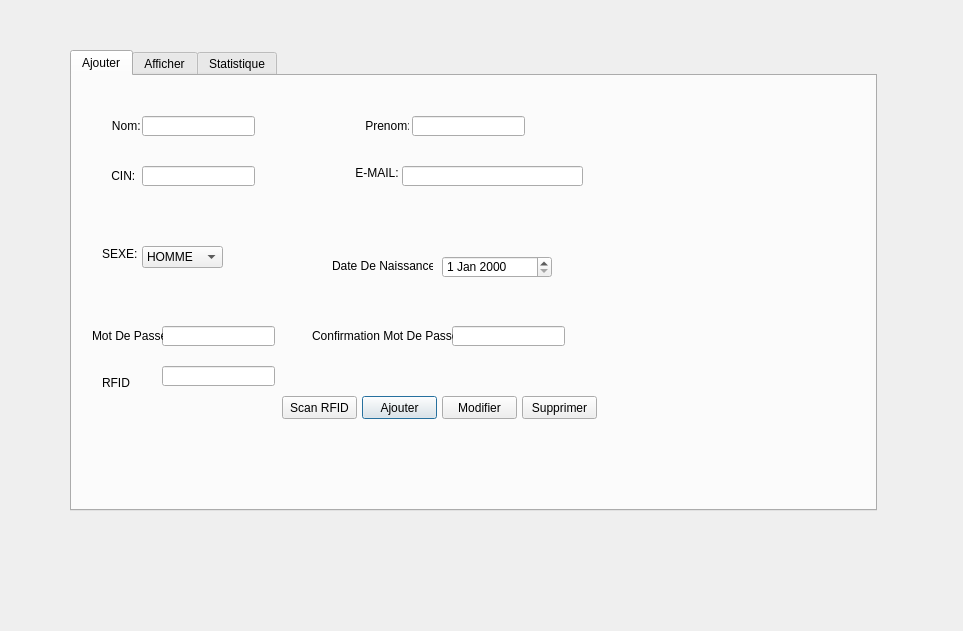
<?xml version="1.0" encoding="UTF-8"?>
<ui version="4.0">
 <class>employee</class>
 <widget class="QDialog" name="employee">
  <property name="geometry">
   <rect>
    <x>0</x>
    <y>0</y>
    <width>963</width>
    <height>631</height>
   </rect>
  </property>
  <property name="windowTitle">
   <string>Dialog</string>
  </property>
  <widget class="QTabWidget" name="tabWidget">
   <property name="geometry">
    <rect>
     <x>70</x>
     <y>50</y>
     <width>807</width>
     <height>461</height>
    </rect>
   </property>
   <property name="currentIndex">
    <number>0</number>
   </property>
   <widget class="QWidget" name="tab">
    <attribute name="title">
     <string>Ajouter</string>
    </attribute>
    <widget class="QLineEdit" name="le_nom">
     <property name="geometry">
      <rect>
       <x>70</x>
       <y>40</y>
       <width>113</width>
       <height>20</height>
      </rect>
     </property>
     <property name="text">
      <string/>
     </property>
    </widget>
    <widget class="QLineEdit" name="le_prenom">
     <property name="geometry">
      <rect>
       <x>340</x>
       <y>40</y>
       <width>113</width>
       <height>20</height>
      </rect>
     </property>
    </widget>
    <widget class="QLineEdit" name="le_cin">
     <property name="geometry">
      <rect>
       <x>70</x>
       <y>90</y>
       <width>113</width>
       <height>20</height>
      </rect>
     </property>
    </widget>
    <widget class="QLineEdit" name="le_email">
     <property name="geometry">
      <rect>
       <x>330</x>
       <y>90</y>
       <width>181</width>
       <height>20</height>
      </rect>
     </property>
    </widget>
    <widget class="QDateEdit" name="dateEdit">
     <property name="geometry">
      <rect>
       <x>370</x>
       <y>180</y>
       <width>110</width>
       <height>22</height>
      </rect>
     </property>
    </widget>
    <widget class="QPushButton" name="pb_ajouter">
     <property name="geometry">
      <rect>
       <x>290</x>
       <y>320</y>
       <width>75</width>
       <height>23</height>
      </rect>
     </property>
     <property name="text">
      <string>Ajouter</string>
     </property>
    </widget>
    <widget class="QLabel" name="label">
     <property name="geometry">
      <rect>
       <x>30</x>
       <y>40</y>
       <width>41</width>
       <height>20</height>
      </rect>
     </property>
     <property name="text">
      <string>   Nom:</string>
     </property>
    </widget>
    <widget class="QLabel" name="label_2">
     <property name="geometry">
      <rect>
       <x>290</x>
       <y>40</y>
       <width>47</width>
       <height>20</height>
      </rect>
     </property>
     <property name="text">
      <string> Prenom:</string>
     </property>
    </widget>
    <widget class="QLabel" name="label_3">
     <property name="geometry">
      <rect>
       <x>26</x>
       <y>90</y>
       <width>41</width>
       <height>20</height>
      </rect>
     </property>
     <property name="text">
      <string>    CIN:</string>
     </property>
    </widget>
    <widget class="QLabel" name="label_5">
     <property name="geometry">
      <rect>
       <x>280</x>
       <y>90</y>
       <width>47</width>
       <height>14</height>
      </rect>
     </property>
     <property name="text">
      <string> E-MAIL:</string>
     </property>
    </widget>
    <widget class="QLabel" name="label_6">
     <property name="geometry">
      <rect>
       <x>30</x>
       <y>170</y>
       <width>47</width>
       <height>16</height>
      </rect>
     </property>
     <property name="text">
      <string>SEXE:</string>
     </property>
    </widget>
    <widget class="QLabel" name="label_7">
     <property name="geometry">
      <rect>
       <x>260</x>
       <y>180</y>
       <width>101</width>
       <height>20</height>
      </rect>
     </property>
     <property name="text">
      <string>Date De Naissance:</string>
     </property>
    </widget>
    <widget class="QPushButton" name="pb_supprimer">
     <property name="geometry">
      <rect>
       <x>450</x>
       <y>320</y>
       <width>75</width>
       <height>23</height>
      </rect>
     </property>
     <property name="text">
      <string>Supprimer</string>
     </property>
    </widget>
    <widget class="QPushButton" name="modif_employe">
     <property name="geometry">
      <rect>
       <x>370</x>
       <y>320</y>
       <width>75</width>
       <height>23</height>
      </rect>
     </property>
     <property name="text">
      <string>Modifier</string>
     </property>
    </widget>
    <widget class="QLineEdit" name="le_mdp">
     <property name="geometry">
      <rect>
       <x>90</x>
       <y>250</y>
       <width>113</width>
       <height>20</height>
      </rect>
     </property>
     <property name="echoMode">
      <enum>QLineEdit::Password</enum>
     </property>
    </widget>
    <widget class="QLineEdit" name="le_mdp1">
     <property name="geometry">
      <rect>
       <x>380</x>
       <y>250</y>
       <width>113</width>
       <height>20</height>
      </rect>
     </property>
     <property name="echoMode">
      <enum>QLineEdit::Password</enum>
     </property>
    </widget>
    <widget class="QLabel" name="label_9">
     <property name="geometry">
      <rect>
       <x>20</x>
       <y>250</y>
       <width>71</width>
       <height>20</height>
      </rect>
     </property>
     <property name="text">
      <string>Mot De Passe:</string>
     </property>
    </widget>
    <widget class="QLabel" name="label_10">
     <property name="geometry">
      <rect>
       <x>240</x>
       <y>250</y>
       <width>141</width>
       <height>20</height>
      </rect>
     </property>
     <property name="text">
      <string>Confirmation Mot De Passe:</string>
     </property>
    </widget>
    <widget class="QComboBox" name="comboBox_3">
     <property name="geometry">
      <rect>
       <x>70</x>
       <y>170</y>
       <width>81</width>
       <height>22</height>
      </rect>
     </property>
     <item>
      <property name="text">
       <string>HOMME</string>
      </property>
     </item>
     <item>
      <property name="text">
       <string>FEMME</string>
      </property>
     </item>
    </widget>
    <widget class="QLabel" name="label_4">
     <property name="geometry">
      <rect>
       <x>30</x>
       <y>300</y>
       <width>47</width>
       <height>14</height>
      </rect>
     </property>
     <property name="text">
      <string>RFID</string>
     </property>
    </widget>
    <widget class="QLineEdit" name="RFID">
     <property name="geometry">
      <rect>
       <x>90</x>
       <y>290</y>
       <width>113</width>
       <height>20</height>
      </rect>
     </property>
    </widget>
    <widget class="QPushButton" name="pushButton_2">
     <property name="geometry">
      <rect>
       <x>210</x>
       <y>320</y>
       <width>75</width>
       <height>23</height>
      </rect>
     </property>
     <property name="text">
      <string>Scan RFID</string>
     </property>
    </widget>
   </widget>
   <widget class="QWidget" name="tab_4">
    <attribute name="title">
     <string>Afficher</string>
    </attribute>
    <widget class="QPushButton" name="pb_recherche">
     <property name="geometry">
      <rect>
       <x>460</x>
       <y>40</y>
       <width>75</width>
       <height>23</height>
      </rect>
     </property>
     <property name="text">
      <string>Recherche</string>
     </property>
    </widget>
    <widget class="QTableView" name="tab_emp">
     <property name="geometry">
      <rect>
       <x>10</x>
       <y>110</y>
       <width>531</width>
       <height>221</height>
      </rect>
     </property>
    </widget>
    <widget class="QLabel" name="label_8">
     <property name="geometry">
      <rect>
       <x>0</x>
       <y>40</y>
       <width>21</width>
       <height>16</height>
      </rect>
     </property>
     <property name="text">
      <string>Tri:</string>
     </property>
    </widget>
    <widget class="QComboBox" name="comboBox_2">
     <property name="geometry">
      <rect>
       <x>210</x>
       <y>40</y>
       <width>111</width>
       <height>22</height>
      </rect>
     </property>
     <item>
      <property name="text">
       <string>cin</string>
      </property>
     </item>
     <item>
      <property name="text">
       <string>nom</string>
      </property>
     </item>
     <item>
      <property name="text">
       <string>Prenom</string>
      </property>
     </item>
     <item>
      <property name="text">
       <string>Email</string>
      </property>
     </item>
     <item>
      <property name="text">
       <string>date de naissance</string>
      </property>
     </item>
    </widget>
    <widget class="QLabel" name="label_13">
     <property name="geometry">
      <rect>
       <x>150</x>
       <y>40</y>
       <width>61</width>
       <height>20</height>
      </rect>
     </property>
     <property name="text">
      <string>recherche:</string>
     </property>
    </widget>
    <widget class="QPushButton" name="pb_pdf">
     <property name="geometry">
      <rect>
       <x>370</x>
       <y>340</y>
       <width>111</width>
       <height>23</height>
      </rect>
     </property>
     <property name="text">
      <string>Genere PDF</string>
     </property>
    </widget>
    <widget class="QLineEdit" name="le_rech">
     <property name="geometry">
      <rect>
       <x>340</x>
       <y>40</y>
       <width>113</width>
       <height>20</height>
      </rect>
     </property>
    </widget>
    <widget class="QPushButton" name="pb_tri_nom">
     <property name="geometry">
      <rect>
       <x>30</x>
       <y>10</y>
       <width>75</width>
       <height>23</height>
      </rect>
     </property>
     <property name="text">
      <string>Par Nom</string>
     </property>
    </widget>
    <widget class="QPushButton" name="pb_tri_prenom">
     <property name="geometry">
      <rect>
       <x>30</x>
       <y>40</y>
       <width>75</width>
       <height>23</height>
      </rect>
     </property>
     <property name="text">
      <string>Par Prenom</string>
     </property>
    </widget>
    <widget class="QPushButton" name="pushButton">
     <property name="geometry">
      <rect>
       <x>270</x>
       <y>340</y>
       <width>93</width>
       <height>28</height>
      </rect>
     </property>
     <property name="text">
      <string>CHAT</string>
     </property>
    </widget>
    <widget class="QPushButton" name="tri_eamil">
     <property name="geometry">
      <rect>
       <x>30</x>
       <y>70</y>
       <width>75</width>
       <height>23</height>
      </rect>
     </property>
     <property name="text">
      <string>Par Email</string>
     </property>
    </widget>
   </widget>
   <widget class="QWidget" name="tab_2">
    <attribute name="title">
     <string>Statistique</string>
    </attribute>
    <widget class="QPushButton" name="pushButton_statis">
     <property name="geometry">
      <rect>
       <x>180</x>
       <y>60</y>
       <width>401</width>
       <height>23</height>
      </rect>
     </property>
     <property name="styleSheet">
      <string notr="true">
color: rgb(200, 115, 154);
</string>
     </property>
     <property name="text">
      <string>LES STATISTIQUES</string>
     </property>
    </widget>
    <widget class="QCustomPlot" name="customPlot2" native="true">
     <property name="geometry">
      <rect>
       <x>10</x>
       <y>100</y>
       <width>751</width>
       <height>371</height>
      </rect>
     </property>
    </widget>
   </widget>
  </widget>
 </widget>
 <customwidgets>
  <customwidget>
   <class>QCustomPlot</class>
   <extends>QWidget</extends>
   <header location="global">qcustomplot.h</header>
   <container>1</container>
  </customwidget>
 </customwidgets>
 <resources/>
 <connections/>
</ui>
